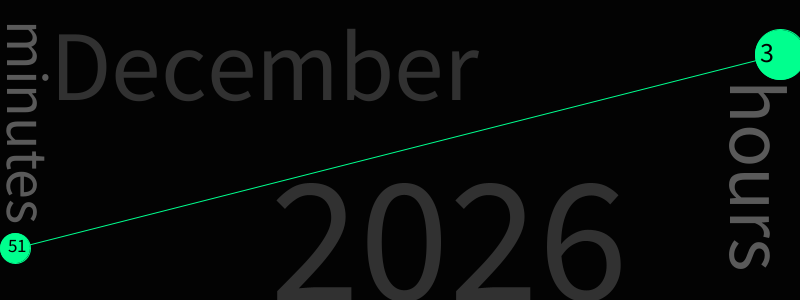
Frame 1 (no input)
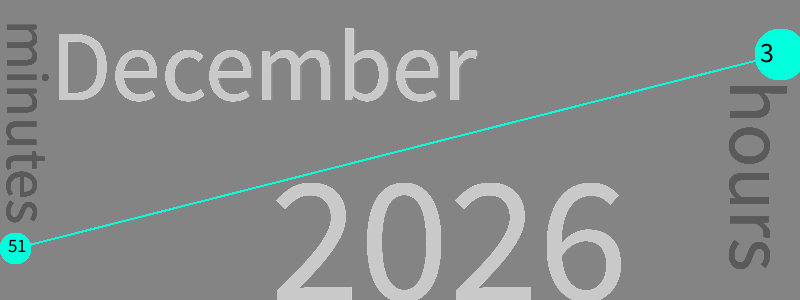
Frame 60 (the mouse pressed at the canvas centre just before this capture)
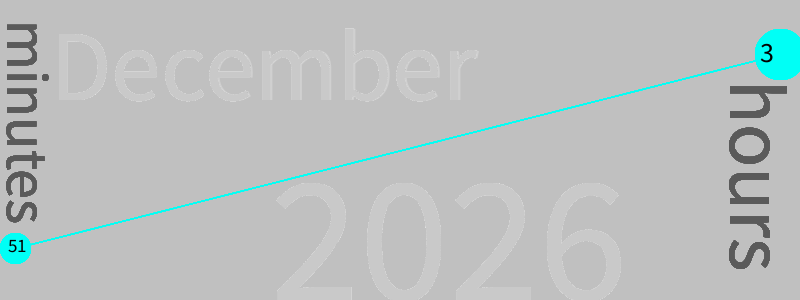
Frame 120 (the mouse held since frame 60 and released just before this capture)

The Processing sketch that drew these frames (run headless with seeded random() and noise(); from frame 60 on, the mouse is pressed at the canvas centre):

// Processing sketch: processing_117925
// ── processing_117925.pde

float s;
int n;

void setup(){
 size(800,300); 
 background(0);
}

void draw(){
  println(mouseX+"  "+mouseY);
  fill(255, 3);
  noStroke();
  rect(0, 0, width*2, height*2);
  
 

  colorMode(HSB);
  noStroke();
//array----------------------------------------------------------
 n=round(hour())/2;
 float[] numberh;
 numberh= new float[n];
 for(int i=0;i<n;i+=1){
  numberh[i]= map(second(), 0, 60, 0,(i+1)*height/n);
  } 
  
  float[] numberh1;
 numberh1= new float[n];
 for(int i=0;i<n;i+=1){
  numberh1[i]= map(second(), 0, 60, (i+1)*height/n,0);
  } 
 
 String[] Month;
Month= new String[12];
Month[0]= "January";
Month[1]= "February";
Month[2]= "March";
Month[3]= "April";
Month[4]= "May";
Month[5]= "June";
Month[6]= "July";
Month[7]= "August";
Month[8]= "September";
Month[9]= "October";
Month[10]= "November";
 Month[11]= "December"; 
 //---------------------------------------------------------- 

 // float s1 = map(second(), 0, 60, 0,height );
  float s2 = map(second(), 0, 60, 0, height);
  float s3 = map(second(), 0, 60, height, 0);
    float s4 = map(second(), 0, 60, 100, 360);
  float m = map(minute() + norm(second(), 0, 60), 0, 60, 10, height-10);
   float m1 = map(minute() + norm(second(), 0, 60), 0, 60, 0, width-50);
  float h = map(hour() + norm(minute(), 0, 60), 0, 24, 10, height-10) ;
  

//text-----------------------------
//months
fill(200,60);
  textSize(100);
  text(Month[month()-1],50,100);
//years
  fill(200,60);
  textSize(180);
  text(year(),270,300);
//monutes
 pushMatrix();
 translate(7,20);
 rotate(PI/2);
  fill(90);
  textSize(60);
  text("minutes",0,0);
popMatrix();
//hours
pushMatrix();
 translate(width-70,height/2-70);
 rotate(PI/2);
  fill(90);
  textSize(80);
  text("hours",0,0);
popMatrix();

  
//---------------------------------------
 
 //line
  noFill();
  strokeWeight(1);
  stroke(s4,255,255);
  
beginShape();
curveVertex(15,m);
curveVertex(15,m);
for(int i=1;i<n;i+=2){
  curveVertex(i*(width-40)/n,s3-numberh1[i-1]+20);
  curveVertex((i+1)*(width-40)/n,-numberh[i-1]+s2+20);
}
curveVertex(width-20,h);
curveVertex(width-20,h);
endShape();

//two circles and text
fill(s4,255,255);
ellipse(0+15,m,30,30);
ellipse(width-20,h,50,50);
fill(0);
textSize(19);
text(round(minute()),0+8,m+4);
textSize(28);
text(floor(hour()),width-40,h+7);

//boxs
rectMode(CENTER);
for(int j=1;j<n;j+=2){
  fill(s4,255,255);
 rect(j*(width-40)/n,s3-numberh1[j-1]+20,10,10);
 rect((j+1)*(width-40)/n,-numberh[j-1]+s2+20,10,10);
 //fill(0);
 //text(j,j*(width-0)/n,s3);
  //text(j+1,(j+1)*(width-0)/n,s1);
}

 
}
